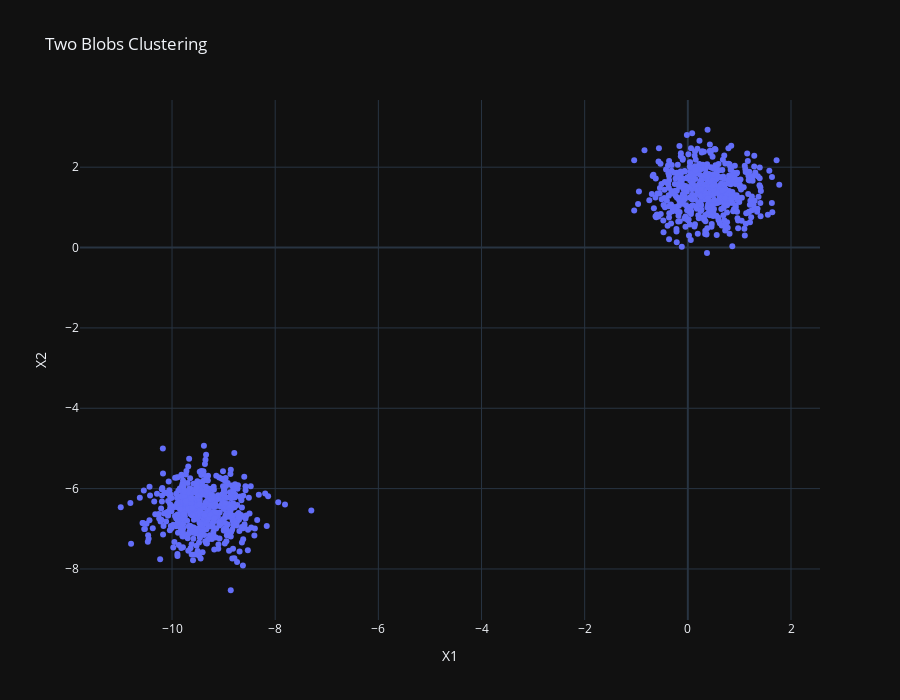

The notebook cell this image was saved under:
### Code cell
fig = px.scatter(
    data_frame=two_blobs,
    x='X1',
    y='X2',
    title='Two Blobs Clustering'
)

fig.update_layout(
    xaxis_title='X1',
    yaxis_title='X2',
    width=900,
    height=700,
)

fig.show()

### Figure 1 — Plotly figure (JSON) as saved in the notebook; plotly's stock layout.template omitted (floating-point values rounded to 4 significant figures; data arrays with more than 128 entries replaced by an {"elided": "..."} marker saying what was removed)
{"data": [{"hovertemplate": "X1=%{x}<br>X2=%{y}<extra></extra>", "legendgroup": "", "marker": {"color": "#636efa", "symbol": "circle"}, "mode": "markers", "name": "", "orientation": "v", "showlegend": false, "x": {"elided": "1000 float values"}, "xaxis": "x", "y": {"elided": "1000 float values"}, "yaxis": "y", "type": "scatter"}], "layout": {"xaxis": {"anchor": "y", "domain": [0.0, 1.0], "title": {"text": "X1"}}, "yaxis": {"anchor": "x", "domain": [0.0, 1.0], "title": {"text": "X2"}}, "legend": {"tracegroupgap": 0}, "title": {"text": "Two Blobs Clustering"}, "width": 900, "height": 700}}
